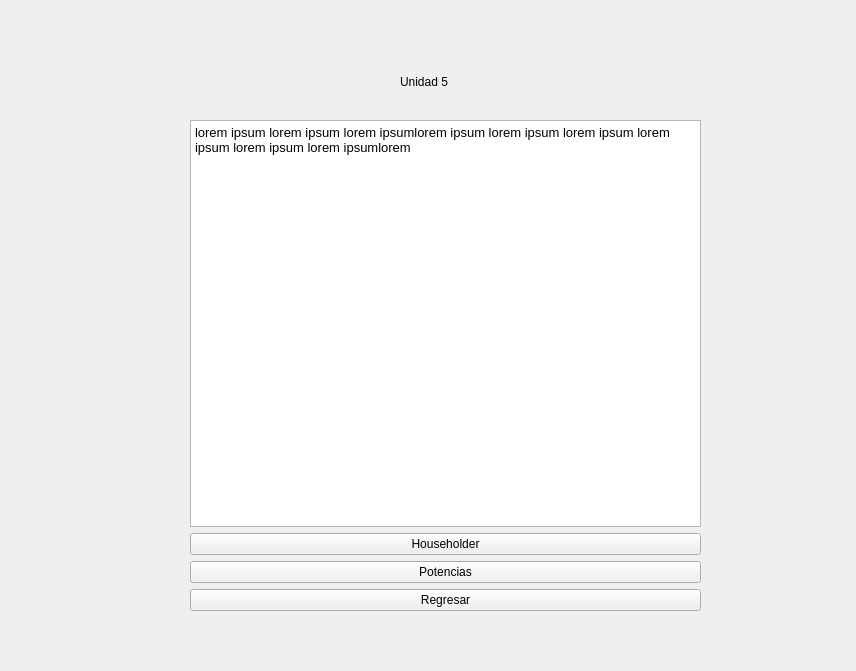
<?xml version="1.0" encoding="UTF-8"?>
<ui version="4.0">
 <class>Form</class>
 <widget class="QWidget" name="Form">
  <property name="geometry">
   <rect>
    <x>0</x>
    <y>0</y>
    <width>856</width>
    <height>671</height>
   </rect>
  </property>
  <property name="windowTitle">
   <string>Form</string>
  </property>
  <widget class="QLabel" name="label">
   <property name="geometry">
    <rect>
     <x>400</x>
     <y>70</y>
     <width>76</width>
     <height>24</height>
    </rect>
   </property>
   <property name="text">
    <string>Unidad 5</string>
   </property>
  </widget>
  <widget class="QWidget" name="verticalLayoutWidget">
   <property name="geometry">
    <rect>
     <x>190</x>
     <y>120</y>
     <width>511</width>
     <height>491</height>
    </rect>
   </property>
   <layout class="QVBoxLayout" name="verticalLayout_6">
    <item>
     <widget class="QTextEdit" name="textEdit_5">
      <property name="html">
       <string>&lt;!DOCTYPE HTML PUBLIC &quot;-//W3C//DTD HTML 4.0//EN&quot; &quot;http://www.w3.org/TR/REC-html40/strict.dtd&quot;&gt;
&lt;html&gt;&lt;head&gt;&lt;meta name=&quot;qrichtext&quot; content=&quot;1&quot; /&gt;&lt;style type=&quot;text/css&quot;&gt;
p, li { white-space: pre-wrap; }
&lt;/style&gt;&lt;/head&gt;&lt;body style=&quot; font-family:'Ubuntu Bold'; font-size:10pt; font-weight:400; font-style:normal;&quot;&gt;
&lt;p style=&quot; margin-top:0px; margin-bottom:0px; margin-left:0px; margin-right:0px; -qt-block-indent:0; text-indent:0px;&quot;&gt;lorem ipsum lorem ipsum lorem ipsumlorem ipsum lorem ipsum lorem ipsum lorem ipsum lorem ipsum lorem ipsumlorem&lt;/p&gt;&lt;/body&gt;&lt;/html&gt;</string>
      </property>
     </widget>
    </item>
    <item>
     <widget class="QPushButton" name="householderbutton">
      <property name="text">
       <string>Householder</string>
      </property>
     </widget>
    </item>
    <item>
     <widget class="QPushButton" name="potenciasbutton">
      <property name="text">
       <string>Potencias</string>
      </property>
     </widget>
    </item>
    <item>
     <widget class="QPushButton" name="menubutton">
      <property name="text">
       <string>Regresar</string>
      </property>
     </widget>
    </item>
   </layout>
  </widget>
 </widget>
 <resources/>
 <connections/>
</ui>
